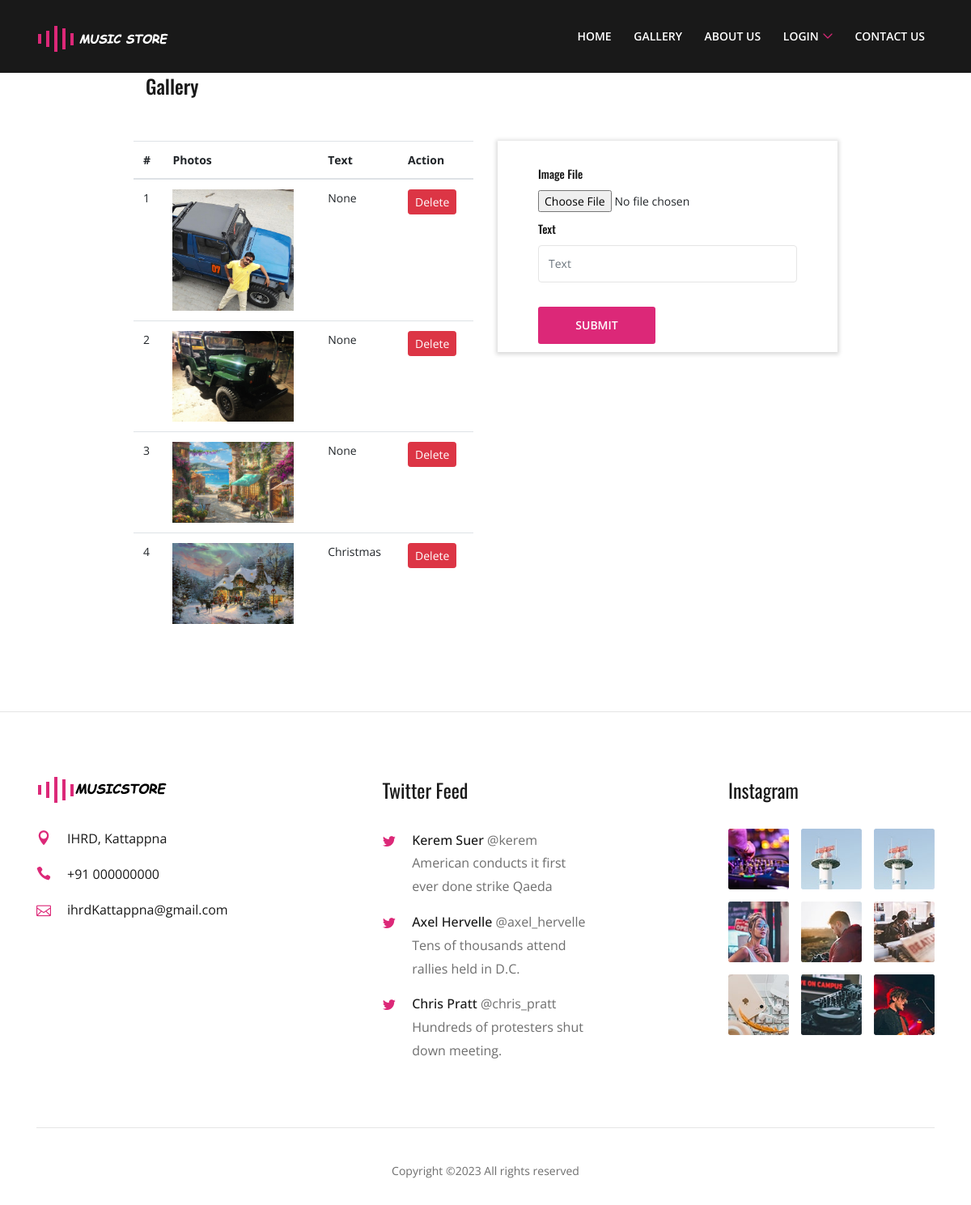
/admin-gallery, run on the app's committed database.
### frontend/models.py (models this page shows, shortened)
class Gallery(models.Model):
    id = models.AutoField(primary_key=True, null=False)
    photos = models.CharField(max_length=255, null=True)
    text = models.CharField(max_length=255, null=True)

### frontend/views.py (the view, shortened to what this page needs)
# urls.py: path('admin-gallery', views.admin_gallery, name='admin-gallery'),
def admin_gallery(request):
    form = GalleryForm()
    context = {'form': form,'gallery': Gallery.objects.filter()}
    return render(request, 'admin-gallery.html', context )

### frontend/forms.py
class GalleryForm(forms.Form):
    photos = forms.FileField(validators=[FileExtensionValidator(['jpg', 'png', 'jpeg'])])
    text = forms.CharField(max_length=254, widget=forms.TextInput(
        attrs={'autocomplete': 'off', 'class': 'form-control mb-30', 'placeholder': 'Text'}))

### frontend/templates/admin-gallery.html (shortened to what this page needs)
{% load static %}
{% include "includes/header.html" %}
<section class="blog-details-area section-padding-0-80">
    <div class="container-fluid">
        <div class="post-details-text">
            <div class="row justify-content-center">
                <div class="col-12 col-md-12 col-lg-9">
                    <div class="col-12">
                        <div class="section-heading text-left">
                            <h4 class="widget-title">Gallery</h4>
                        </div>
                    </div>
                    <div class="row">
                        <div class="col-6">
                            {% if gallery|length > 0 %}
                            <table class="table">
                                <thead>
                                <tr>
                                    <th scope="col">#</th>
                                    <th scope="col">Photos</th>
                                    <th scope="col" >Text</th>
                                    <th scope="col">Action</th>
                                </tr>
                                </thead>
                                <tbody>
                                {% for i in gallery %}
                                <tr>
                                    <td>{{ forloop.counter }}</td>
                                    <td><img src="{{ i.photos }}" width="150px"/></td>
                                    <td>{{ i.text }}</td>
                                    <td><a href="/admin-custom-delete/{{ i.id }}/gallery"
                                           class="btn btn-danger btn-sm">Delete</a></td>
                                </tr>
                                {% endfor %}
                                </tbody>
                            </table>
                            {% else %}
                            <b>No gallery added</b>
                            {% endif %}
                        </div>
                        <div class="col-6">
                            <div class="event-search-content">
                                <form action="" class="search-form" method="POST" enctype="multipart/form-data"
                                      novalidate>
                                    <div class="row align-items-end">
                                        <div class="col-lg-12">
                                            <div class="form-group">
                                                <label for="{{ form.photos.id_for_label }}">Image File</label>
                                                {{ form.photos }}
                                            </div>
                                        </div>
                                        <div class="col-lg-12">
                                            <div class="form-group">
                                                <label for="{{ form.text.id_for_label }}">Text</label>
                                                {{ form.text }}
                                            </div>
                                        </div>
                                        <div class="col-lg-12">
                                            <div class="form-group text-left">
                                                <button type="submit" class="btn razo-btn w-40">Submit</button>
                                            </div>
                                        </div>
                                    </div>
                                </form>
                            </div>
                        </div>
                    </div>
                </div>
            </div>
        </div>
    </div>
</section>
{% include "includes/footer.html" %}

### static/css/style.css (style rules this page uses)
* { margin: 0; padding: 0; }
body { font-family: "Open Sans", sans-serif; font-weight: 400; font-size: 14px; position: relative; z-index: auto; }
h1, h2, h3, h4, h5, h6 { font-family: "Oswald", sans-serif; color: #191919; line-height: 1.4; font-weight: 500; }
a, a:active, a:focus, a:hover { font-family: "Open Sans", sans-serif; color: #191919; text-decoration: none; -webkit-transition-duration: 500ms; -o-transition-duration: 500ms; transition-duration: 500ms; outline: none; font-size: 16px; font-weight: 500; }
img { max-width: 100%; height: auto; }
.mb-30 { margin-bottom: 30px; }
.section-padding-0-80 { padding-top: 0; padding-bottom: 80px; }
.section-heading { position: relative; z-index: 1; margin-bottom: 50px; }
.razo-btn { position: relative; z-index: 1; min-width: 145px; height: 46px; line-height: 46px; font-size: 14px; font-weight: 600; display: inline-block; padding: 0 30px; text-align: center; text-transform: uppercase; background-color: #dc2878; color: #ffffff; border: none; border-radius: 3px; -webkit-transition-duration: 500ms; -o-transition-duration: 500ms; transition-duration: 500ms; }
.blog-details-area { position: relative; z-index: 1; }
.event-search-content { position: relative; z-index: 1; padding: 30px 50px 0; box-shadow: 0 1px 5px 2px rgba(0, 0, 0, 0.15); }
.event-search-content form { position: relative; z-index: 1; }
.event-search-content form .form-group { position: relative; z-index: 1; margin-bottom: 10px; }
.event-search-content form .form-group label { font-size: 14px; color: #191919; display: block; margin-bottom: 10px; font-weight: 500; font-family: "Oswald", sans-serif; }
.event-search-content form .form-group .form-control { width: 100%; height: 46px; border: 1px solid #e5e5e5; font-size: 14px; color: #a6a6a6; }

### static/css/default-assets/classy-nav.css (style rules this page uses)
img { height: auto; max-width: 100%; }
.justify-content-center { -webkit-box-pack: center; -ms-flex-pack: center; justify-content: center; }

### data on the page
Gallery: photos (picture), text "None"
Gallery: photos (picture), text "None"
Gallery: photos (picture), text "None"
Gallery: photos (picture), text "Christmas"
